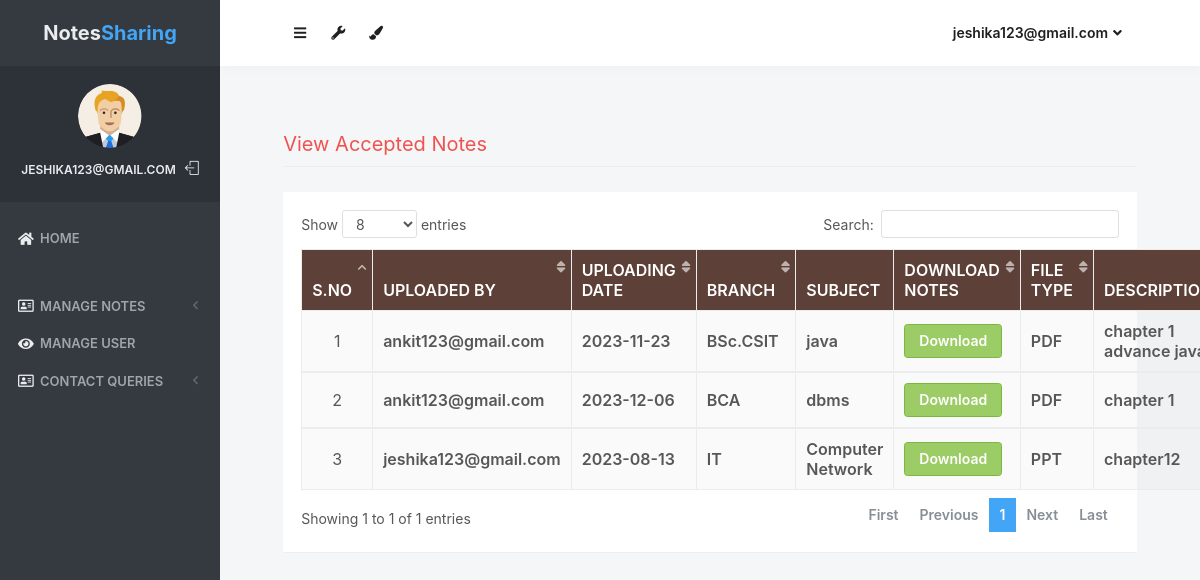
The app's page /accepted_notes/ (signed in) with its own data.
### notes/models.py (models this page shows, shortened)
class Notes(models.Model):
    user = models.ForeignKey(User,on_delete=models.CASCADE)
    uploadingdate = models.CharField(max_length=30)
    branch = models.CharField(max_length=30)
    subject = models.CharField(max_length=30)
    notesfile = models.FileField(null=True)
    filetype = models.CharField(max_length=30)
    description = models.CharField(max_length=200, null=True)
    status = models.CharField(max_length=15)

### notes/views.py (the view)
# urls.py: path('accepted_notes/', accepted_notes, name='accepted_notes'),
def accepted_notes(request):
    if not request.user.is_authenticated:
        return redirect('login_admin')
    notes = Notes.objects.filter(status = "Accept")
    sorted_notes = sorted(notes, key=lambda user: user.user.username)
    d = {'notes':sorted_notes}
    return render(request, 'accepted_notes.html',d)

### notes/templates/accepted_notes.html (shortened to what this page needs)
{% load static %}
<html lang="en" class="no-focus">
    <head>
        <link rel="stylesheet" href="{% static 'js/plugins/datatables/dataTables.bootstrap4.min.css' %}">
        <link rel="stylesheet" id="css-main" href="{% static 'css1/codebase.min.css' %}">
    </head>
    <body>
        <div id="page-container" class="sidebar-o sidebar-inverse side-scroll page-header-fixed main-content-narrow">
         {% include "sidebar.html" %}
            {% include "admin_nav.html" %}
            <main id="main-container">
                <div class="content">
                    <h2 class="content-heading text-danger">View Accepted Notes</h2>
                    <div class="block">
                        <div class="block-content block-content-full">
                            <table class="table table-bordered table-striped table-vcenter js-dataTable-full-pagination">
                                <thead class="text-white" style="background-color : #5d4037;">
                                    <tr>
                                        <th class="text-center">S.No</th>
                                        <th class="d-none d-sm-table-cell">Uploaded By</th>
                                        <th class="d-none d-sm-table-cell">Uploading Date</th>
                                        <th class="d-none d-sm-table-cell">Branch</th>
                                        <th class="d-none d-sm-table-cell">Subject</th>
                                        <th class="d-none d-sm-table-cell">Download Notes</th>
                                        <th class="d-none d-sm-table-cell">File Type</th>
                                        <th class="d-none d-sm-table-cell">Description</th>
                                    </tr>
                                </thead>
                                {% for i in notes %}
                                <tbody>
                                    <tr>
                                        <td class="text-center">{{forloop.counter}}</td>
                                        <td class="font-w600">{{i.user.username}}</td>
					<td class="font-w600">{{i.uploadingdate}}</td>
					<td class="font-w600">{{i.branch}}</td>
					<td class="font-w600">{{i.subject}}</td>
					<td class="font-w600"><a href="{{i.notesfile.url}}" class="btn btn-success" download>Download</a></td>
					<td class="font-w600">{{i.filetype}}</td>
					<td class="font-w600">{{i.description}}</td>
                                    </tr>
                                        {% endfor %}
                                </tbody>
                            </table>
                        </div>
                    </div>
                </div>
            </main>
        </div>
 <link rel="stylesheet" href="https://use.fontawesome.com/releases/v5.6.3/css/all.css">
    </body>
</html>

### notes/templates/sidebar.html (shortened to what this page needs)
{% load static %}
   <nav id="sidebar">
                <div id="sidebar-scroll">
                    <div class="sidebar-content">
                        <div class="content-header content-header-fullrow px-15">
                            <div class="content-header-section text-center align-parent sidebar-mini-hidden">
                                <div class="content-header-item">
                                    <a class="link-effect font-w700" href="{% url 'admin_home' %}">
                                           <span class="font-size-xl text-dual-primary-dark">Notes</span><span class="font-size-xl text-primary">Sharing</span>
                                    </a>
                                </div>
                            </div>
                        </div>
                        <div class="content-side content-side-full content-side-user px-10 align-parent">
                            <div class="sidebar-mini-hidden-b text-center">
                                <a class="img-link" href="{% url 'admin_home' %}">
                                    <img class="img-avatar" src="{% static 'img/avatars/user1.png' %}" alt="">
                                </a>
                                <ul class="list-inline mt-10">
                                    <li class="list-inline-item">
                                        <a class="link-effect text-dual-primary-dark font-size-xs font-w600 text-uppercase" href="{% url 'admin_home' %}">{{ request.user.username }}</a>
                                    </li>
                                    <li class="list-inline-item">
                                        <a class="link-effect text-dual-primary-dark" href="{% url 'logout' %}">
                                            <i class="si si-logout"></i>
                                        </a>
                                    </li>
                                </ul>
                            </div>
                        </div>
                        <div class="content-side content-side-full">
                            <ul class="nav-main">
                                <li class="open">
                                    <a href="{% url 'admin_home' %}"><i class="fas fa-home"></i><span class="sidebar-mini-hide">Home</span></a>
                                </li>
                                <li class="nav-main-heading"><span class="sidebar-mini-visible">UI</span></li>
                                <li>
                                    <a class="nav-submenu" data-toggle="nav-submenu"><i class="far fa-address-card"></i>Manage Notes</a>
                                </li>
                                <li>
                                    <a  href="{% url 'view_users' %}"><i class="fas fa-eye"></i><span class="sidebar-mini-hide">Manage User</span></a>
                                </li>
                                <li>
                                    <a class="nav-submenu" data-toggle="nav-submenu"><i class="far fa-address-card"></i>Contact Queries</a>
                                </li>
                           </ul>
                        </div>
                    </div>
                </div>
            </nav>

### notes/templates/admin_nav.html (shortened to what this page needs)
{% load static %}
            <header id="page-header">
                <div class="content-header">
                    <div class="content-header-section">
                        <button type="button" class="btn btn-circle btn-dual-secondary" data-toggle="layout" data-action="sidebar_toggle">
                            <i class="fa fa-navicon"></i>
                        </button>
                        <div class="btn-group" role="group">
                            <button type="button" class="btn btn-circle btn-dual-secondary" id="page-header-options-dropdown" data-toggle="dropdown" aria-haspopup="true" aria-expanded="false">
                                <i class="fa fa-wrench"></i>
                            </button>
                        </div>
                        <div class="btn-group" role="group">
                            <button type="button" class="btn btn-circle btn-dual-secondary" id="page-header-themes-dropdown" data-toggle="dropdown" aria-haspopup="true" aria-expanded="false">
                                <i class="fa fa-paint-brush"></i>
                            </button>
                        </div>
                    </div>
                    <div class="content-header-section">
                        <div class="btn-group" role="group">
                            <button type="button" class="btn btn-rounded btn-dual-secondary" id="page-header-user-dropdown" data-toggle="dropdown" aria-haspopup="true" aria-expanded="false">
                                {{ request.user.username}}<i class="fa fa-angle-down ml-5"></i>
                            </button>
                        </div>
                    </div>
                </div>
            </header>

### records on screen
Notes: user.username "ankit123@gmail.com", uploadingdate "2023-11-23", branch "BSc.CSIT", subject "java", filetype "PDF", description "chapter 1 advance…"
Notes: user.username "ankit123@gmail.com", uploadingdate "2023-12-06", branch "BCA", subject "dbms", filetype "PDF", description "chapter 1"
Notes: user.username "jeshika123@gmail.com", uploadingdate "2023-08-13", branch "IT", subject "Computer Network", filetype "PPT", description "chapter12"

### other values on screen
{{ request.user.username }} "JESHIKA123@GMAIL.COM"
{{ request.user.username }} "jeshika123@gmail.com"
